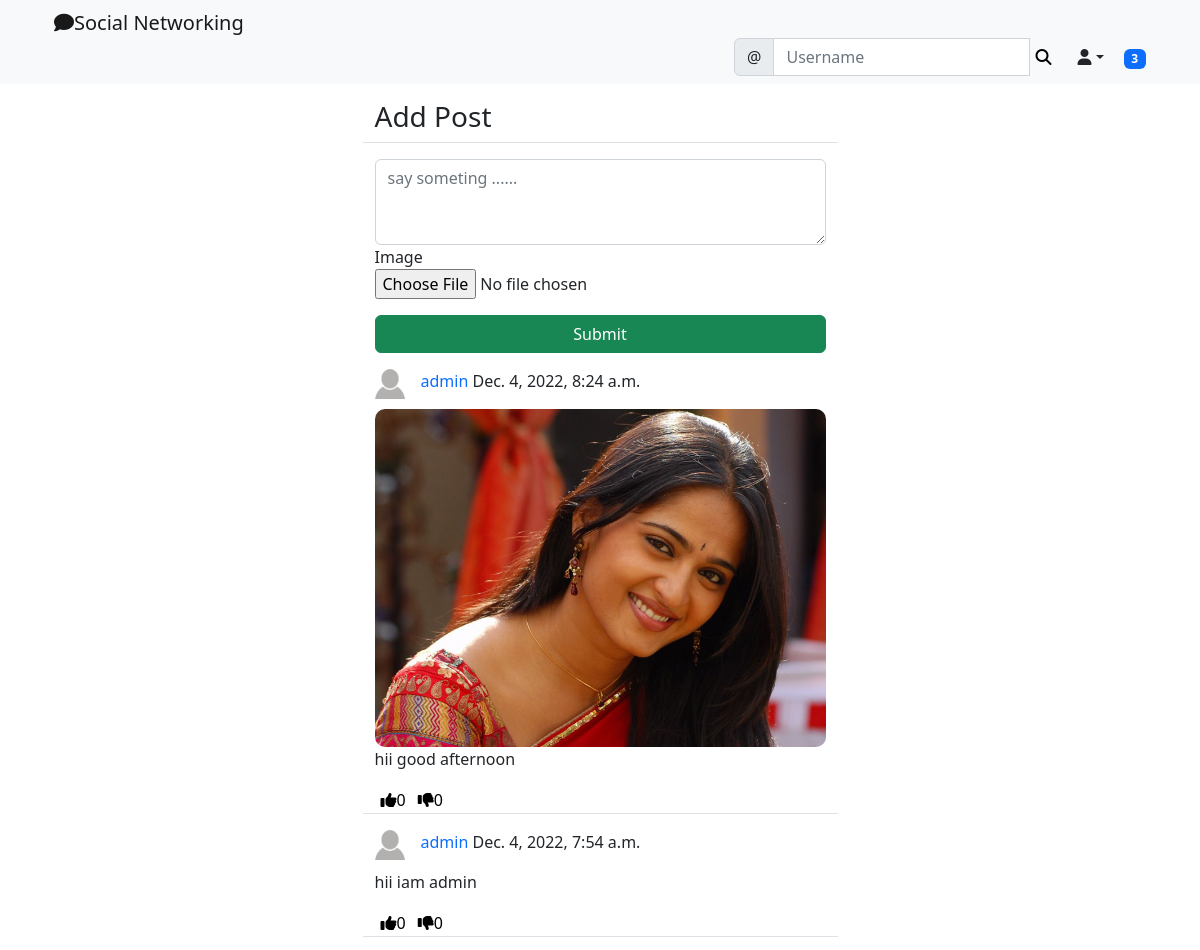
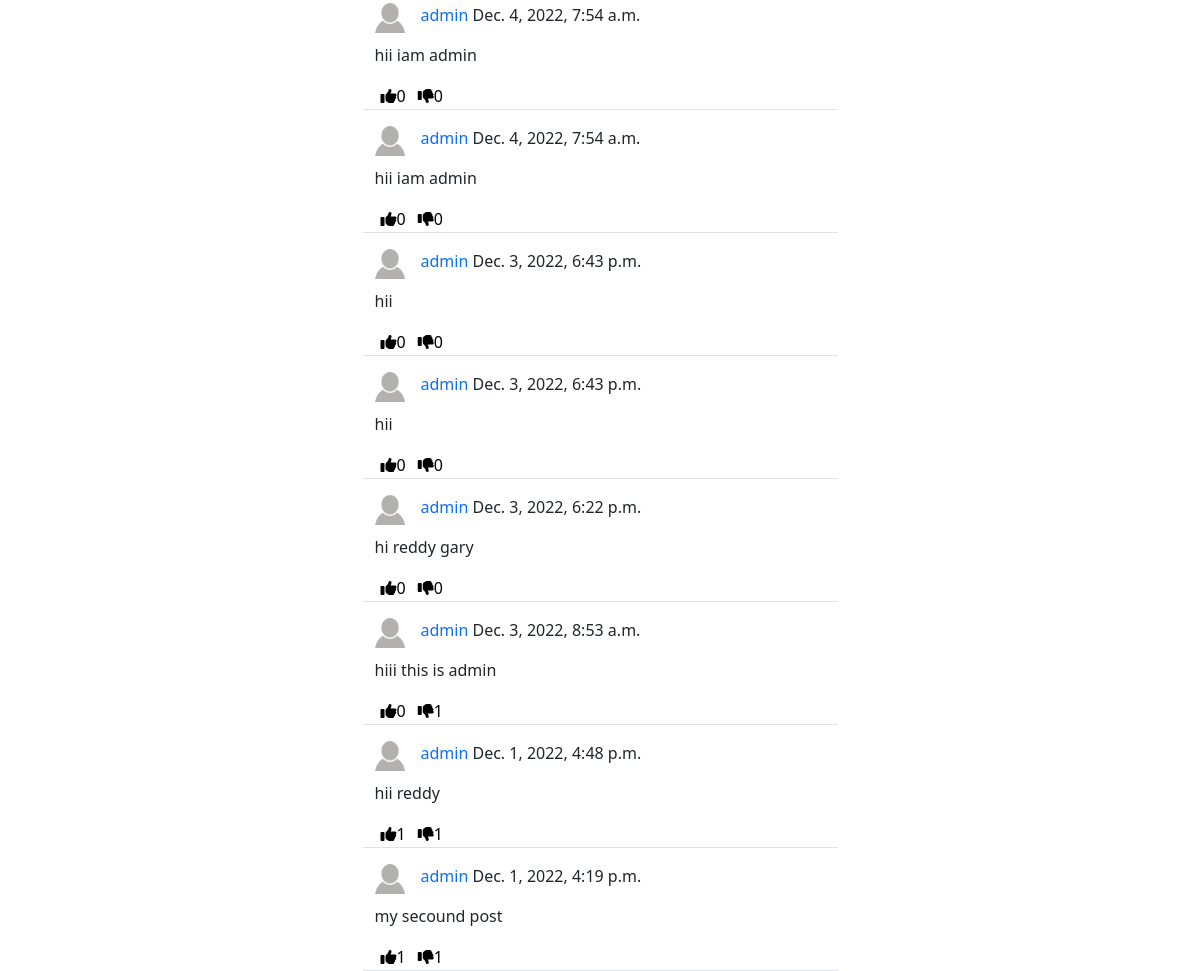
The page /social/ (signed in) on the database its author committed (2 pictures, top to bottom).
### social_appe/models.py (models this page shows)
class Post(models.Model):
    body=models.TextField()
    image=models.ImageField(upload_to='upload/post_pictures',blank=True,null=True)
    created_on=models.DateTimeField(default=timezone.now())
    author=models.ForeignKey(User,on_delete=models.CASCADE)
    likes=models.ManyToManyField(User,blank=True,related_name='likes')
    dislikes=models.ManyToManyField(User,blank=True,related_name='dislikes')

class UserProfile(models.Model):
    user=models.OneToOneField(User,primary_key=True,verbose_name='user',related_name='profile',on_delete=models.CASCADE)
    name=models.CharField(max_length=30,blank=True,null=True)
    bio=models.TextField(max_length=500,blank=True,null=True)
    birth_date=models.DateField(null=True,blank=True)
    location=models.CharField(max_length=100,null=True,blank=True)
    picture=models.ImageField(upload_to='upload/profile_pictures',default='uploads/profile_pictures/default.png')
    followers=models.ManyToManyField(User,related_name='followers',blank=True)

### social_appe/views.py (the view, shortened to what this page needs)
# urls.py: path('',Postlist.as_view(),name='post_list'),
class Postlist(LoginRequiredMixin,View):
    def get(self,request,*args,**kwargs):
        login_user = request.user
        posts=Post.objects.filter(author__profile__followers__in=[login_user.id]).order_by('-created_on')
        form=PostForm()
        content = {
            'post_list':posts,
            'form':form
        }
        return render(request,'social_appe/post_list.html',content)

### social_appe/forms.py
class PostForm(forms.ModelForm):
    body=forms.CharField(
        label="",
        widget=forms.Textarea(
            attrs={
                'rows':3,
                'placeholder':'say someting ......',
                'class':'form-control'
            }
        )
    )
    image=forms.ImageField(required=False)
    class Meta:
        model = Post
        fields = ['body','image']

### landing/templatetags/custom_tags.py (called while the page is built)
@register.inclusion_tag('social_appe/show_notifications.html', takes_context=True)
def show_notifications(context):
	request_user = context['request'].user
	notifications = Notification.objects.filter(to_user=request_user).exclude(user_has_seen=True).order_by('-date')
	return {'notifications': notifications}

### social_appe/templates/social_appe/post_list.html (shortened to what this page needs)
{% extends 'landing/base.html' %}
{% load crispy_forms_tags %}
{% block content %}
    <div class="container">
    <div class="row justify-content-center mt-3">
        <div class="col-md-5 col-sm-12 border-bottom">
            <h3>Add Post</h3>
        </div>
    </div>
    <div class="row justify-content-center mt-3">
        <div class="col-md-5 col-sm-12 ">
           <form method="post" enctype="multipart/form-data">
               {{ form | crispy }}
            <div class="d-grid gap-2">
                <button class="btn btn-success mt-3">Submit</button>
            </div>
           </form>
        </div>
    </div>
    {% for post in post_list %}
    <div class="row justify-content-center mt-3">
        <div class="col-md-5 col-sm-12 border-bottom position-relative">
              <div>
                <a href="{% url 'profile' post.author.profile.pk %}">
                    <img src="{{ post.author.profile.picture.url }}" class="round-circle post_img" height="30" width="30" />
                </a>
                <p class="post-test">
                    <a style="text-decoration: none" class="text-primary" href="{% url 'profile' post.author.profile.pk %}">
                        {{ post.author }}</a> {{ post.created_on }}
                </p>
            </div>
            <div class="position-relative">
                {% if post.image %}
                    <img src="{{ post.image.url }}" class="post_image">
                {% endif %}
                <p>{{ post.body }}</p>
            </div>
            <div class="d-flex flex-row">
                <form method="post" action="{% url 'like' post.pk %}" >
                    <button class="remove_default_btn" type="submit">
                        <i class="fa fa-thumbs-up mr-1"></i><span>{{ post.likes.all.count }}</span>
                    </button>
                </form>
                <form method="post" action="{% url 'dislike' post.pk %}" >
                    <button class="remove_default_btn" type="submit">
                        <i class="fa fa-thumbs-down mr-1"></i><span>{{ post.dislikes.all.count }}</span>
                    </button>
                </form>
            </div>
        </div>
    </div>
    {% endfor %}
    </div>
{% endblock content %}

### static/css/styles.css (style rules this page uses)
.remove_default_btn { border: none; box-shadow: none; background-color: transparent; }
.post_img { float: left; margin-right: 1rem; }
.post_image { max-width: 100%; height: auto; border-radius: 10px; border-bottom: 10px; }

### rows shown on the page
Post: author.profile.picture (placeholder picture), author "admin", created_on "Dec. 4, 2022, 8:24 a.m.", image (picture), body "hii good afternoon", likes.all.count "0", dislikes.all.count "0"
Post: author.profile.picture (placeholder picture), author "admin", created_on "Dec. 4, 2022, 7:54 a.m.", body "hii iam admin", likes.all.count "0", dislikes.all.count "0"
Post: author.profile.picture (placeholder picture), author "admin", created_on "Dec. 4, 2022, 7:54 a.m.", body "hii iam admin", likes.all.count "0", dislikes.all.count "0"
Post: author.profile.picture (placeholder picture), author "admin", created_on "Dec. 4, 2022, 7:54 a.m.", body "hii iam admin", likes.all.count "0", dislikes.all.count "0"
Post: author.profile.picture (placeholder picture), author "admin", created_on "Dec. 3, 2022, 6:43 p.m.", body "hii", likes.all.count "0", dislikes.all.count "0"
Post: author.profile.picture (placeholder picture), author "admin", created_on "Dec. 3, 2022, 6:43 p.m.", body "hii", likes.all.count "0", dislikes.all.count "0"
Post: author.profile.picture (placeholder picture), author "admin", created_on "Dec. 3, 2022, 6:22 p.m.", body "hi reddy gary", likes.all.count "0", dislikes.all.count "0"
Post: author.profile.picture (placeholder picture), author "admin", created_on "Dec. 3, 2022, 8:53 a.m.", body "hiii this is admin", likes.all.count "0", dislikes.all.count "1"
Post: author.profile.picture (placeholder picture), author "admin", created_on "Dec. 1, 2022, 4:48 p.m.", body "hii reddy", likes.all.count "1", dislikes.all.count "1"
Post: author.profile.picture (placeholder picture), author "admin", created_on "Dec. 1, 2022, 4:19 p.m.", body "my secound post", likes.all.count "1", dislikes.all.count "1"

### other values the page prints
{{ notifications.count }} "3"
